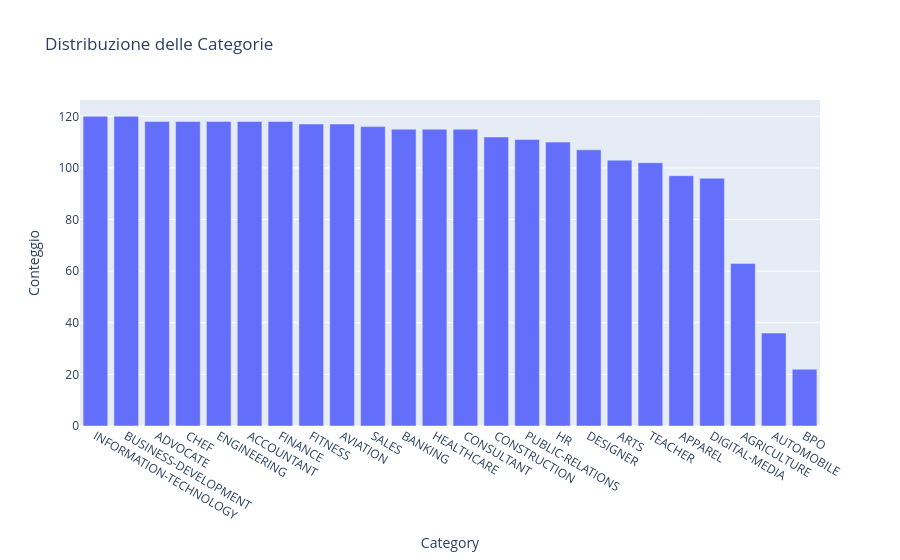

Notebook source saved alongside this figure:
### Code cell
# Grafico interattivo della distribuzione delle categorie
counts = df['Category'].value_counts().reset_index()
counts.columns = ['Category','Count']
fig = px.bar(counts, x='Category', y='Count', color='Category',
             title='Distribuzione delle Categorie', labels={'Count':'Conteggio'})
fig.show()

### Figure 1 — Plotly figure (JSON) as saved in the notebook; plotly's stock layout.template omitted (floating-point values rounded to 4 significant figures)
{"data": [{"hovertemplate": "Category=%{x}<br>Conteggio=%{y}<extra></extra>", "legendgroup": "", "marker": {"color": "#636efa", "pattern": {"shape": ""}}, "name": "", "orientation": "v", "showlegend": false, "textposition": "auto", "type": "bar", "x": ["INFORMATION-TECHNOLOGY", "BUSINESS-DEVELOPMENT", "ADVOCATE", "CHEF", "ENGINEERING", "ACCOUNTANT", "FINANCE", "FITNESS", "AVIATION", "SALES", "BANKING", "HEALTHCARE", "CONSULTANT", "CONSTRUCTION", "PUBLIC-RELATIONS", "HR", "DESIGNER", "ARTS", "TEACHER", "APPAREL", "DIGITAL-MEDIA", "AGRICULTURE", "AUTOMOBILE", "BPO"], "xaxis": "x", "y": [120, 120, 118, 118, 118, 118, 118, 117, 117, 116, 115, 115, 115, 112, 111, 110, 107, 103, 102, 97, 96, 63, 36, 22], "yaxis": "y"}], "layout": {"barmode": "relative", "legend": {"tracegroupgap": 0}, "title": {"text": "Distribuzione delle Categorie"}, "xaxis": {"anchor": "y", "domain": [0, 1], "title": {"text": "Category"}}, "yaxis": {"anchor": "x", "domain": [0, 1], "title": {"text": "Conteggio"}}}}
